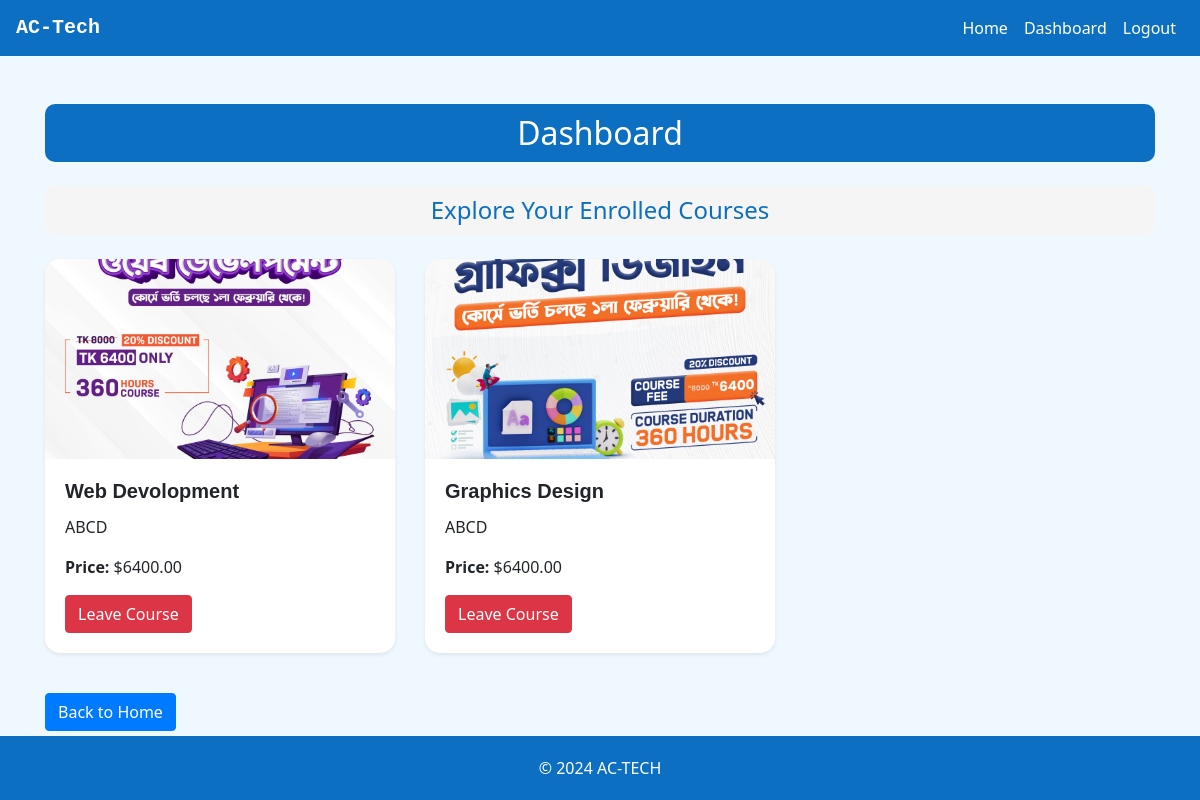
Screenshot of /lms/user/dashboard.php (signed in) with the database file from the repository.
### tables this page shows
CREATE TABLE `user_courses` (
  `id` int(11) NOT NULL,
  `user_id` int(11) NOT NULL,
  `course_id` int(11) NOT NULL,
  `course_title` varchar(255) NOT NULL,
  `purchase_date` timestamp NOT NULL DEFAULT current_timestamp()
);

CREATE TABLE `courses` (
  `id` int(11) NOT NULL,
  `title` varchar(255) NOT NULL,
  `description` text NOT NULL,
  `image` varchar(255) NOT NULL,
  `price` decimal(10,2) NOT NULL,
  `created_at` timestamp NOT NULL DEFAULT current_timestamp()
);

### lms/user/dashboard.php (the view, shortened to what this page needs)
<?php
$conn = new mysqli('localhost', 'root', '', 'lms');
$user_id = $_SESSION['user_id'];
$sql = "SELECT user_courses.id as enrollment_id, courses.title, courses.description, courses.image, courses.price
        FROM user_courses
        JOIN courses ON user_courses.course_id = courses.id
        WHERE user_courses.user_id = $user_id";
$result = $conn->query($sql);
?>
<!DOCTYPE html>
<html lang="en">
<head>
    <link rel="stylesheet" href="https://stackpath.bootstrapcdn.com/bootstrap/4.5.2/css/bootstrap.min.css">
</head>
<body>
<nav class="navbar navbar-expand-lg navbar-dark">
    <a class="navbar-brand" href="../index.php">AC-Tech</a>
    <div class="collapse navbar-collapse" id="navbarNav">
        <ul class="navbar-nav ml-auto">
            <li class="nav-item">
                <a class="nav-link" href="../index.php">Home</a>
            </li>
            <?php if(isset($_SESSION['user_id'])): ?>
                <li class="nav-item">
                    <a class="nav-link" href="dashboard.php">Dashboard</a>
                </li>
                <li class="nav-item">
                    <a class="nav-link" href="logout.php">Logout</a>
                </li>
            <?php endif; ?>
        </ul>
    </div>
</nav>
<div class="container mt-5">
    <div class="text-center" id="courses">
        <h2 class="mb-4 align-self-center" style="background-color: #0D6FC1; color: #fff; border-radius: 10px; padding: 10px">Dashboard</h2>
        <h4 class="mb-4 align-self-center" style="background-color: #f5f5f5; color: #0D6FC1; border-radius: 10px; padding: 10px">Explore Your Enrolled Courses</h4>
    </div>
    <div class="row">
        <?php while($row = $result->fetch_assoc()): ?>
            <div class="col-md-4 mb-4">
                <div class="card h-100 shadow-sm border-0">
                    <img src="../images/course_images/<?php echo $row['image']; ?>" class="card-img-top" alt="...">
                    <div class="card-body">
                        <h5 class="card-title"><?php echo $row['title']; ?></h5>
                        <p class="card-text"><?php echo $row['description']; ?></p>
                        <p class="card-text"><strong>Price:</strong> $<?php echo $row['price']; ?></p>
                        <form method="POST" action="<?php echo $_SERVER['PHP_SELF']; ?>">
                            <button type="submit" class="btn btn-danger">Leave Course</button>
                        </form>
                    </div>
                </div>
            </div>
        <?php endwhile; ?>
    </div>
    <div class="mt-3">
        <a href="../index.php" class="btn btn-primary">Back to Home</a>
    </div>
</div>
<footer class="footer text-center text-lg-start mt-5">
    <div class="container">
        <p>&copy; 2024 AC-TECH</p>
    </div>
</footer>
</body>
</html>

### lms/user/dashboard.php (style rules this page uses)
body { background-color: #F0F8FF; font-family: 'Segoe UI', Tahoma, Geneva, Verdana, sans-serif; }
.card { transition: transform 0.2s, box-shadow 0.2s; border-radius: 15px; overflow: hidden; }
.navbar-brand { font-family: 'Courier New', Courier, monospace; font-weight: bold; }
.navbar { background-color: #0D6FC1 !important; }
.navbar-nav .nav-link { color: #fff !important; }
.footer { position: fixed; bottom: 0; width: 100%; background-color: #0D6FC1; color: #fff; padding: 20px 0; }
.footer p { margin: 0; }
.card-body h5 { font-family: 'Arial', sans-serif; font-weight: bold; }
.card-img-top { height: 200px; object-fit: cover; }
.btn-primary { background-color: #007bff; border-color: #007bff; }

### rows the page displays
user_courses: course.image (picture), course.title "Web Devolopment", course.description "ABCD", course.price "6400.00"
user_courses: course.image (picture), course.title "Graphics Design", course.description "ABCD", course.price "6400.00"
